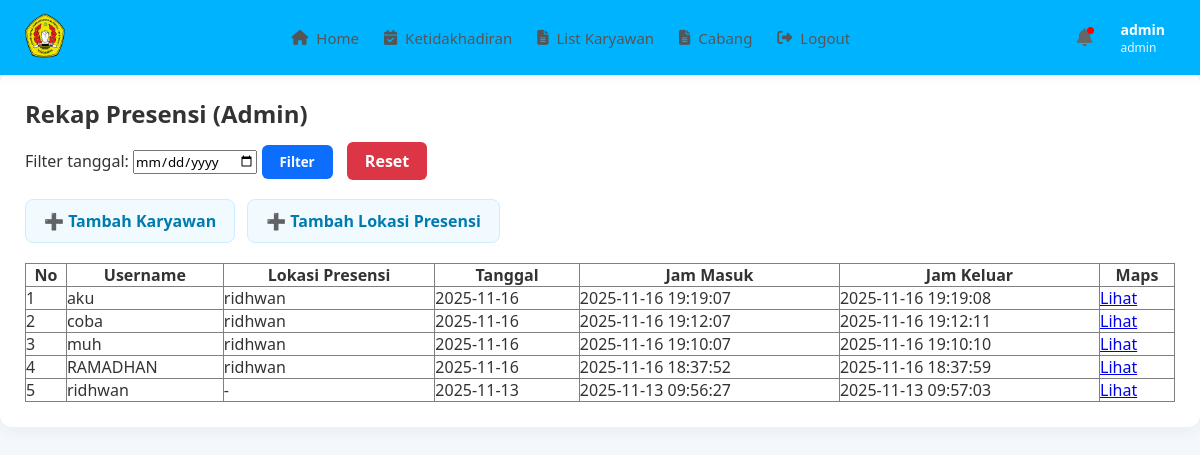
/admin.php (signed in), run on the app's committed database.
### tables this page shows
CREATE TABLE `presensi` (
  `id` int(11) NOT NULL,
  `user_id` int(11) NOT NULL,
  `lokasi_id` int(11) DEFAULT NULL,
  `tanggal` date NOT NULL,
  `jam_masuk` datetime DEFAULT NULL,
  `jam_keluar` datetime DEFAULT NULL,
  `lat` decimal(10,7) DEFAULT NULL,
  `lng` decimal(10,7) DEFAULT NULL,
  `created_at` timestamp NOT NULL DEFAULT current_timestamp()
);

CREATE TABLE `users` (
  `id` int(11) NOT NULL,
  `nama` varchar(100) DEFAULT NULL,
  `username` varchar(50) NOT NULL,
  `password` varchar(255) NOT NULL,
  `role` enum('admin','karyawan') NOT NULL DEFAULT 'karyawan',
  `created_at` timestamp NOT NULL DEFAULT current_timestamp()
);

CREATE TABLE `lokasi_presensi` (
  `id` int(11) NOT NULL,
  `nama_lokasi` varchar(100) NOT NULL,
  `lat` decimal(10,7) NOT NULL,
  `lng` decimal(10,7) NOT NULL,
  `radius` int(11) NOT NULL DEFAULT 50,
  `created_at` timestamp NOT NULL DEFAULT current_timestamp()
);

### admin.php (the view, shortened to what this page needs)
<?php
include "db.php";
$username = $_SESSION['username'] ?? '';
$filter_date = $_GET['date'] ?? '';
$sql = "
SELECT p.*,
       u.username,
       l.nama_lokasi
FROM presensi p
JOIN users u ON p.user_id = u.id
LEFT JOIN lokasi_presensi l ON p.lokasi_id = l.id
";
$sql .= " ORDER BY p.tanggal DESC, u.username ASC";
$stmt = $conn->prepare($sql);
$stmt->execute();
$result = $stmt->get_result();
?>
<!DOCTYPE html>
<html>
<head>
<link rel="stylesheet" href="css/nav-icons.css">
<link rel="stylesheet" href="css/admin.css">
<link rel="stylesheet" href="https://cdnjs.cloudflare.com/ajax/libs/font-awesome/6.5.0/css/all.min.css">
</head>
</head>
<body>
<div class="admin-navbar">
    <div class="nav-left">
        <img src="assets\LOGO_UPN.png" class="logo">
    </div>
    <div class="nav-center">
        <a href="admin.php"><i class="fa fa-home"></i> Home</a>
        <a href="list_izin.php"><i class="fa fa-calendar-check"></i> Ketidakhadiran</a>
        <a href="list_karyawan.php"><i class="fa fa-file-alt"></i> List Karyawan</a>
        <a href="list_lokasi.php"><i class="fa fa-file-alt"></i> Cabang</a>
        <a href="logout.php"><i class="fa fa-sign-out-alt"></i> Logout</a>
    </div>
    <div class="nav-right">
        <i class="fa fa-bell icon notif"></i>
        <div class="profile-box">
            <div>
                <p class="profile-name"><?=htmlspecialchars($username)?></p>
                <p class="profile-role"><?= htmlspecialchars($_SESSION['role']) ?></p>
            </div>
        </div>
    </div>
</div>
<br>
<div class="admin-card">
  <h2>Rekap Presensi (Admin)</h2>
  <form method="GET" style="margin-bottom:10px;">
    <label>Filter tanggal: <input type="date" name="date" value="<?=htmlspecialchars($filter_date)?>"></label>
    <button class=" btn-primary" type="submit">Filter</button>
    <a href="admin.php" class="btn-danger" style="margin-left:10px;">Reset</a>
  </form>
  <div class="admin-menu-box">
    <a href="add_karyawan.php">➕ Tambah Karyawan</a>
    <a href="tambah_lokasi.php">➕ Tambah Lokasi Presensi</a>
</div>
  <table border="admin-table" cellpadding="6" style="width:100%; border-collapse: collapse;">
    <tr>
      <th>No</th>
      <th>Username</th>
      <th>Lokasi Presensi</th>
      <th>Tanggal</th>
      <th>Jam Masuk</th>
      <th>Jam Keluar</th>
      <th>Maps</th>
    </tr>
    <?php $i=1; while($row = $result->fetch_assoc()): ?>
    <tr>
      <td><?= $i++ ?></td>
      <td><?= htmlspecialchars($row['username']) ?></td>
      <td><?= $row['nama_lokasi'] ? htmlspecialchars($row['nama_lokasi']) : '-' ?></td>
      <td><?= htmlspecialchars($row['tanggal']) ?></td>
      <td><?= $row['jam_masuk'] ?: '-' ?></td>
      <td><?= $row['jam_keluar'] ?: '-' ?></td>
      <td>
        <?php if ($row['lat'] && $row['lng']): ?>
          <a href="https://www.google.com/maps?q=<?=htmlspecialchars($row['lat'])?>,<?=htmlspecialchars($row['lng'])?>" target="_blank">Lihat</a>
        <?php else: ?>
          -
        <?php endif; ?>
      </td>
    </tr>
    <?php endwhile; ?>
  </table>
</div>
</body>
</html>

### css/admin.css (style rules this page uses)
* { margin: 0; padding: 0; box-sizing: border-box; font-family: 'Segoe UI', sans-serif; }
body { background: #f4f7fc; color: #333; }
.admin-navbar { position: fixed; top: 0; width: 100%; height: 75px; background: #00b3ff; display: flex; align-items: center; justify-content: space-between; padding: 0 25px; box-shadow: 0 2px 10px rgba(0,0,0,0.05); z-index: 9999; }
.admin-navbar .logo { height: 45px; }
.admin-navbar .profile-box { display: flex; align-items: center; gap: 10px; }
.admin-navbar .profile-name { font-weight: 600; color: #fff; }
.admin-navbar .profile-role { font-size: 12px; color: #e6f7ff; }
.admin-card { background: #fff; padding: 25px; border-radius: 12px; margin-top: 50px; box-shadow: 0 4px 15px rgba(0, 0, 0, 0.05); }
.admin-card h2 { margin-bottom: 15px; }
.admin-menu-box { margin-top: 20px; margin-bottom: 20px; display: flex; flex-wrap: wrap; gap: 12px; }
.admin-menu-box a { padding: 10px 18px; background: #f1faff; border: 1px solid #cceeff; border-radius: 8px; text-decoration: none; font-weight: 600; color: #007baf; transition: 0.2s; display: inline-block; }
.btn-primary { background: #0d6efd; color: #fff; padding: 8px 18px; border-radius: 6px; border: none; cursor: pointer; font-weight: 600; }
.btn-danger { background: #dc3545; color: #fff; padding: 8px 18px; border-radius: 6px; text-decoration: none; font-weight: 600; }

### data on the page
presensi: user.username "aku", lokasi.nama_lokasi "ridhwan", tanggal "2025-11-16", jam_masuk "2025-11-16 19:19:07", jam_keluar "2025-11-16 19:19:08"
presensi: user.username "coba", lokasi.nama_lokasi "ridhwan", tanggal "2025-11-16", jam_masuk "2025-11-16 19:12:07", jam_keluar "2025-11-16 19:12:11"
presensi: user.username "muh", lokasi.nama_lokasi "ridhwan", tanggal "2025-11-16", jam_masuk "2025-11-16 19:10:07", jam_keluar "2025-11-16 19:10:10"
presensi: user.username "RAMADHAN", lokasi.nama_lokasi "ridhwan", tanggal "2025-11-16", jam_masuk "2025-11-16 18:37:52", jam_keluar "2025-11-16 18:37:59"
presensi: user.username "ridhwan", tanggal "2025-11-13", jam_masuk "2025-11-13 09:56:27", jam_keluar "2025-11-13 09:57:03"

### other printed values
$username "admin"
$_SESSION['role'] "admin"
